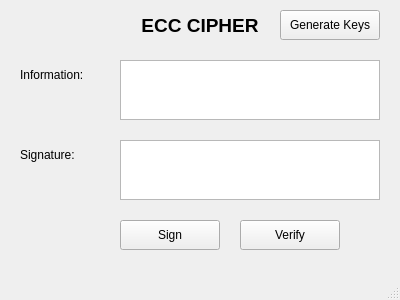
<?xml version="1.0" encoding="UTF-8"?>
<ui version="4.0">
 <class>ECCCipher</class>
 <widget class="QMainWindow" name="ECCCipher">
  <property name="geometry">
   <rect>
    <x>0</x>
    <y>0</y>
    <width>400</width>
    <height>300</height>
   </rect>
  </property>
  <property name="windowTitle">
   <string>ECC Cipher</string>
  </property>
  <widget class="QWidget" name="centralwidget">
   <widget class="QLabel" name="label_title">
    <property name="geometry">
     <rect>
      <x>120</x>
      <y>10</y>
      <width>160</width>
      <height>30</height>
     </rect>
    </property>
    <property name="text">
     <string>ECC CIPHER</string>
    </property>
    <property name="alignment">
     <set>Qt::AlignCenter</set>
    </property>
    <property name="font">
     <font>
      <pointsize>14</pointsize>
      <weight>75</weight>
      <bold>true</bold>
     </font>
    </property>
   </widget>
   <widget class="QPushButton" name="btn_generate_keys">
    <property name="geometry">
     <rect>
      <x>280</x>
      <y>10</y>
      <width>100</width>
      <height>30</height>
     </rect>
    </property>
    <property name="text">
     <string>Generate Keys</string>
    </property>
   </widget>
   <widget class="QLabel" name="label_information">
    <property name="geometry">
     <rect>
      <x>20</x>
      <y>60</y>
      <width>80</width>
      <height>30</height>
     </rect>
    </property>
    <property name="text">
     <string>Information:</string>
    </property>
   </widget>
   <widget class="QPlainTextEdit" name="txt_information">
    <property name="geometry">
     <rect>
      <x>120</x>
      <y>60</y>
      <width>260</width>
      <height>60</height>
     </rect>
    </property>
   </widget>
   <widget class="QLabel" name="label_signature">
    <property name="geometry">
     <rect>
      <x>20</x>
      <y>140</y>
      <width>80</width>
      <height>30</height>
     </rect>
    </property>
    <property name="text">
     <string>Signature:</string>
    </property>
   </widget>
   <widget class="QPlainTextEdit" name="txt_signature">
    <property name="geometry">
     <rect>
      <x>120</x>
      <y>140</y>
      <width>260</width>
      <height>60</height>
     </rect>
    </property>
   </widget>
   <widget class="QPushButton" name="btn_sign">
    <property name="geometry">
     <rect>
      <x>120</x>
      <y>220</y>
      <width>100</width>
      <height>30</height>
     </rect>
    </property>
    <property name="text">
     <string>Sign</string>
    </property>
   </widget>
   <widget class="QPushButton" name="btn_verify">
    <property name="geometry">
     <rect>
      <x>240</x>
      <y>220</y>
      <width>100</width>
      <height>30</height>
     </rect>
    </property>
    <property name="text">
     <string>Verify</string>
    </property>
   </widget>
  </widget>
  <widget class="QStatusBar" name="statusbar"/>
 </widget>
 <resources/>
 <connections/>
</ui>
